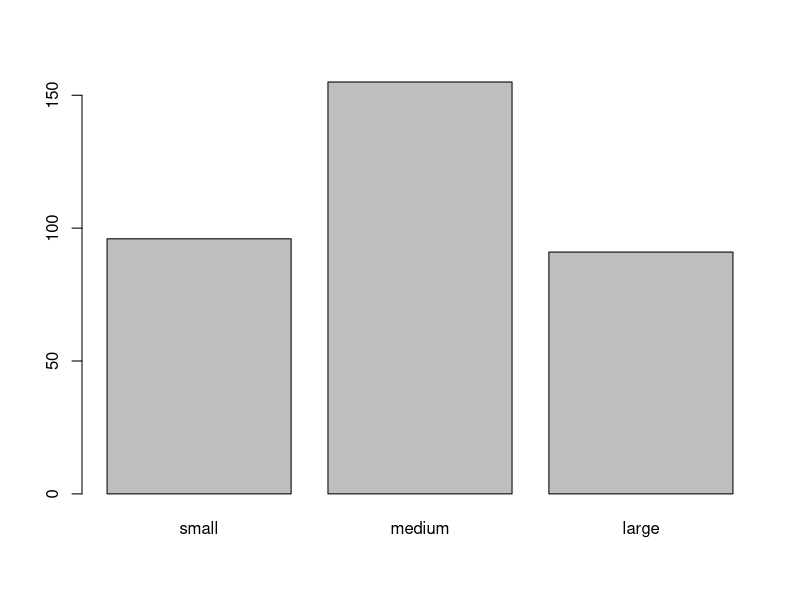

Here is the R script that generated this plot: (Note: this script raises an error after producing the figure.)
## ---- chunk 1
knitr::opts_chunk$set(fig.width=4, fig.height=4, fig.path = "fig/dataframes-")
## ---- chunk 2
diabetes <- read.csv("data/diabetes.csv")

class(diabetes)
head(diabetes)
colnames(diabetes)
ncol(diabetes)
nrow(diabetes)
## ---- chunk 3
diabetes$diabetic <- diabetes$glyhb > 7.0

head(diabetes)
## ---- chunk 4
str(diabetes)
## ---- chunk 5
head( diabetes$frame )
## ---- chunk 6
diabetes$frame <- factor(diabetes$frame, levels=c("small","medium","large"))

head( diabetes$frame )
## ---- chunk 7
plot( diabetes$frame )
plot( diabetes$gender, diabetes$frame )
plot( factor(diabetes$diabetic) )
plot( factor(diabetes$diabetic), diabetes$frame )
## ---- chunk 8
table(diabetes$frame)
table(diabetes$diabetic, diabetes$frame)
## ---- chunk 9
fisher.test( table(diabetes$diabetic, diabetes$frame) )
## ---- chunk 10
summary(diabetes)
## ---- chunk 11
1 + NA

mean(diabetes$glyhb)
## ---- chunk 12
mean(diabetes$glyhb, na.rm=TRUE)
## ---- chunk 13
tapply(diabetes$glyhb, diabetes$frame, mean)
## ---- chunk 14
tapply(diabetes$glyhb, diabetes$frame, mean, na.rm=TRUE)
## ---- chunk 15
tapply(diabetes$glyhb, list(diabetes$frame, diabetes$gender), mean, na.rm=TRUE)
## ---- chunk 16
library(reshape2)

averages <- tapply(diabetes$glyhb, list(diabetes$frame, diabetes$gender), mean, na.rm=TRUE)
melt(averages)

counts <- table(diabetes$frame, diabetes$gender)
melt(counts)
